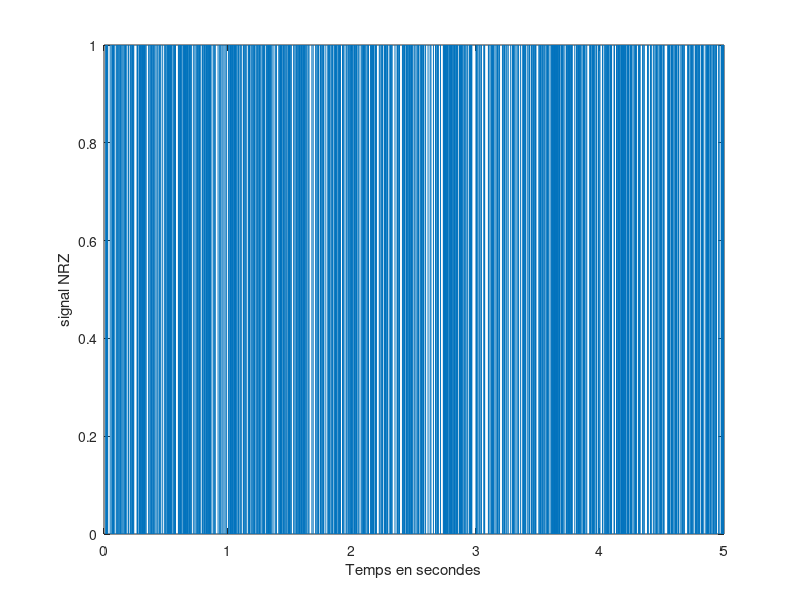
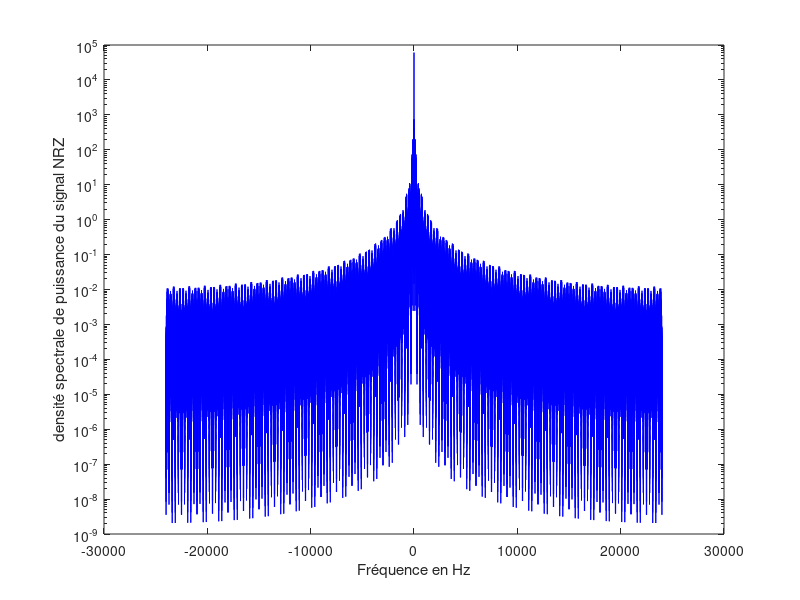
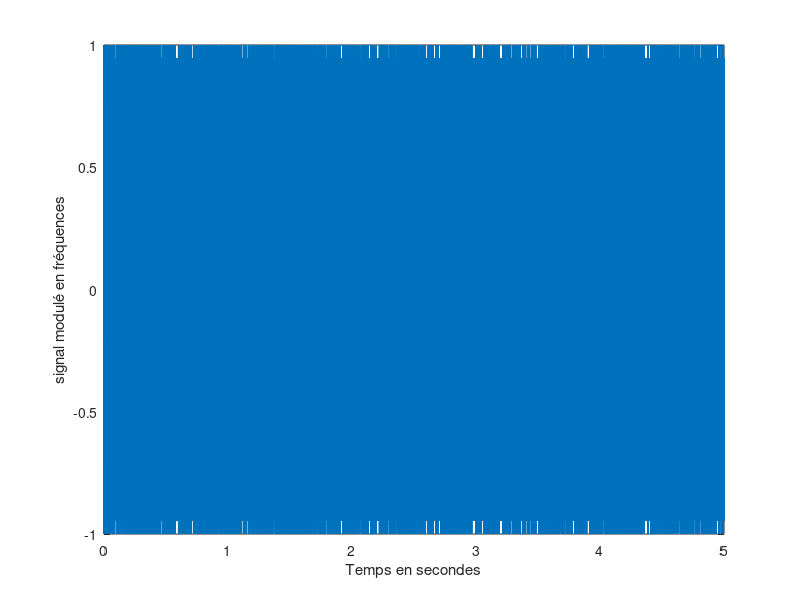
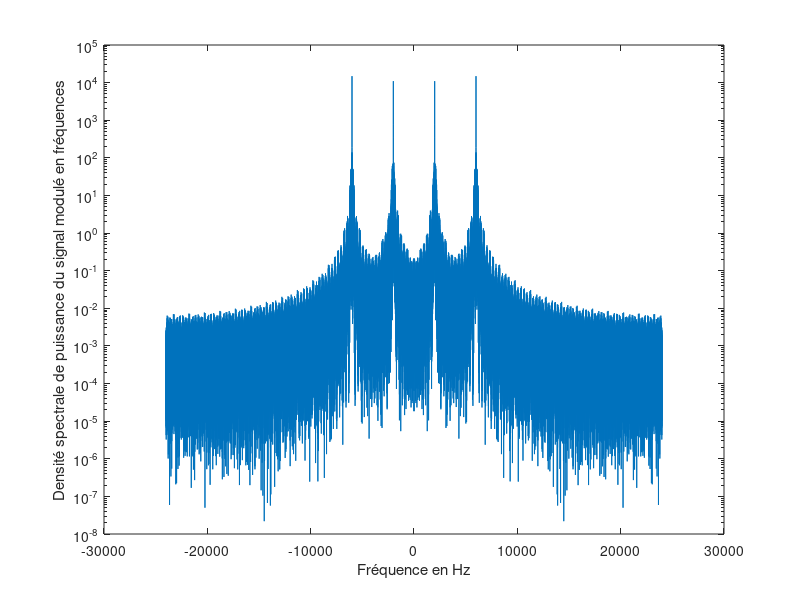

MATLAB code to generate these figures, in order:
%Parametres du modem
Fe = 48000; %Fréquence d'échantillonage
Te = 1/Fe; %Période d'échantillonage
Debit = 300; %Débit du signal
Ns = Fe/Debit; %Nombre de points pour représenter un bit
Ts = Ns*Te; %Période du signal
Fs = 1/Ts; %Fréquence des bits du signal
Duree = 5; %Duree en secondes du signal
bits = randi([0 1], 1,Duree*Debit); %Signal à moduler
Ne = Fe*Duree; %Nombre de points échantillonés
Temps = 0:Duree/(Ne):Duree-1/Ne; %Echelle temporelle en secondes

F0 = 6000;
F1 = 2000;%Fréquence des cosinus de codage de 0 et 1

%Génération du signal NRZ
figure;
title("Signal NRZ de l'information à envoyer");
NRZ = kron(bits, ones(1,Ns));
plot(Temps,NRZ);
xlabel('Temps en secondes');
ylabel('signal NRZ');

%Génération de la densité spectrale de puissance de NRZ avec le périodogramme
periodogramme_NRZ = (1/length(NRZ))*abs(fft(NRZ,2^nextpow2(length(NRZ)))).^2;
figure;
semilogy(linspace(-Fe/2,Fe/2,length(periodogramme_NRZ)),fftshift(periodogramme_NRZ),'b');
xlabel('Fréquence en Hz');
ylabel('densité spectrale de puissance du signal NRZ');


%Génération des cosinus
cos0 = cos(2*pi*F0*Temps + rand*2*pi);
cos1 = cos(2*pi*F1*Temps + rand*2*pi);

%Génération de x
x = (1-NRZ).*cos0 + NRZ.*cos1;
figure;
plot(Temps,x);
xlabel('Temps en secondes')
ylabel('signal modulé en fréquences')

%Génération de la densité spectrale de puissance de x
periodogramme_modulation_frequence = (1/length(x))*abs(fft(x,2^nextpow2(length(x)))).^2;
figure;
semilogy(linspace(-Fe/2,Fe/2,length(periodogramme_modulation_frequence)),fftshift(periodogramme_modulation_frequence));
xlabel("Fréquence en Hz");
ylabel("Densité spectrale de puissance du signal modulé en fréquences");


